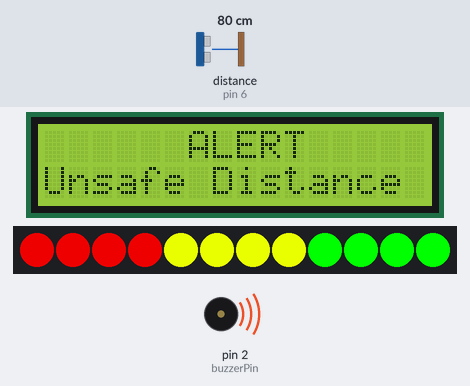
The sketch below on a simulated Arduino Uno, built with avr-gcc and run on an emulated ATmega328P. Shown: 16×2 character LCD, 12 RGB LEDs in strip order, left to right, buzzer (waves = sounding, pin HIGH). Wiring (inferred from the names in the program): ultrasonic range finder: trigger pin 5; echo pin 6. Inputs (shaded band) come from the test bench; at power-on: distance to the obstacle (sensor on pin 6) 80 cm. The echo pulse lasts 58.3 µs per cm; the strip is taken to match the declared colour order; pins used as bus, display or sensor lines are not drawn; what the sketch prints to the serial monitor is not drawn.

Above: at 2.2 s.
2.3 s: distance to the obstacle (sensor on pin 6) set to 120 cm
At 2.9 s:
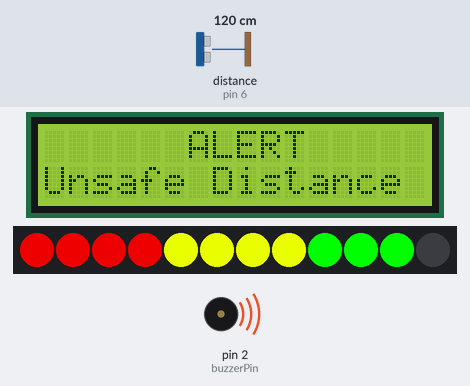
3.8 s: distance to the obstacle (sensor on pin 6) set to 169 cm
At 4.5 s:
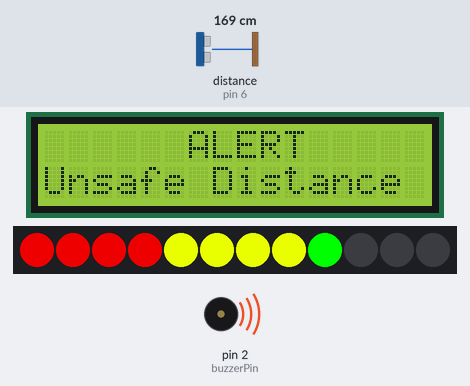
5.3 s: distance to the obstacle (sensor on pin 6) set to 177 cm
At 6.0 s:
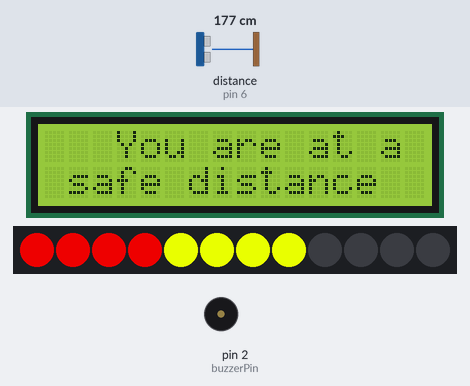
6.8 s: distance to the obstacle (sensor on pin 6) set to 299 cm
At 7.3 s:
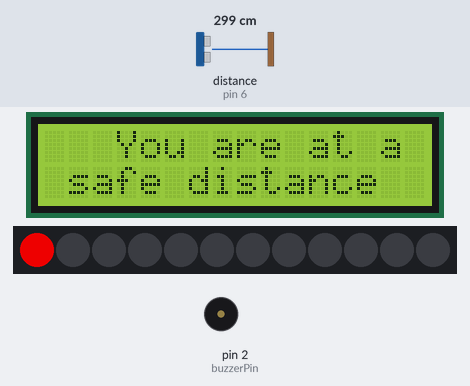
Timing chart, 0 to 9.3 s (numbered marks = the images above; inputs shaded):
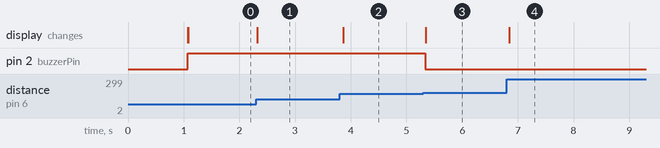

Measured:
- the behaviour switches between 172 and 173 cm on distance to the obstacle (sensor on pin 6) (found by bisection; images 2 and 3)
- after the input at 5.3 s, pin 2 (buzzerPin): HIGH → LOW at once; the display: changes at once (image 3)

The sketch:

disthelm1_src.ino
```cpp
//DistHelm C/C++ Program
#include <Adafruit_NeoPixel.h>    //header file for the Neo pixel ring
#include <LiquidCrystal.h>        //header file for the LCD display

LiquidCrystal lcd (13,12,11,10,9,8);  //initialize the library with the numbers of the interface pins
int ledPin=3;  //pin where the neo strip is connected to the Arduino
int ledNo=12;  //number of LEDs in the NeoPixel ring

Adafruit_NeoPixel strip= Adafruit_NeoPixel(ledNo,ledPin,NEO_RGB+NEO_KHZ800);

int buzzerPin=2; //pin where the buzzer is connected to the Arduino
int echoPin=6; //pin where the echo is connected to the Arduino
int trigPin=5; //pin where the trigger is connected to the Arduino
int minDistance=100; //it is in cm
int maxDistance=300; //it is in cm

void setup()
{
  Serial.begin(9600);

  pinMode(buzzerPin, OUTPUT);
  pinMode(trigPin, OUTPUT);
  pinMode(echoPin, INPUT);

  lcd.begin(16,2);
  lcd.setCursor(4,0);
  lcd.print("COVID-19");  //this would be printed when device is on
  lcd.setCursor(0,1);
  lcd.print("    DistHelm");
  delay(1000);
  lcd.clear();

  strip.begin();
  for(int i=0;i<ledNo;i++)
  {
   strip.setPixelColor(i,strip.Color(0,0,0)); //default color of LEDs is black
  }
  strip.show();
}

void loop()
{
  int distance=calcDistance();
  Serial.print("Distance is: ");
  Serial.print(distance);
  Serial.println("cm");
  int ledsToGlow = map(distance, minDistance, maxDistance, ledNo, 1);
  Serial.print(ledsToGlow);
  Serial.println(" LED(s) are glowing");

  if(ledsToGlow==9 || ledsToGlow == 10 || ledsToGlow == 11 || ledsToGlow == 12)
  {
    digitalWrite(buzzerPin, HIGH); //buzzer turns on
    Serial.println("Keep Distance");
      lcd.clear();
      lcd.setCursor(6,0);
      lcd.print("ALERT");
      lcd.setCursor(0,1);
      lcd.print("Unsafe Distance");
  }
  else
  {
    digitalWrite(buzzerPin, LOW);    //buzzer turns off
    Serial.println("Safe Distance");
      lcd.clear();
      lcd.setCursor(3,0);      //theses will be printed when red leds are off
      lcd.print("You are at a");
      lcd.setCursor(1,1);
      lcd.print("safe distance");
  }

  for(int i=0;i<ledsToGlow;i++)
  {
    if(i<4)
    {
      strip.setPixelColor(i,strip.Color(200,0,0));//green,red,blue
    }
    else if(i>=4 && i<8)
    {
      strip.setPixelColor(i,strip.Color(233,255,0));//green,red,blue
    }
    else if(i>=8 && i<12)
    {
      strip.setPixelColor(i,strip.Color(0,255,0));//green,red,blue
    }
  }

  for(int i=ledsToGlow;i<ledNo;i++)
  {
    strip.setPixelColor(i,strip.Color(0,0,0));
  }
  strip.show();
  delay(50);
}

int calcDistance()
{
  float distance,duration;
  digitalWrite(trigPin,LOW);
  delayMicroseconds(2);
  digitalWrite(trigPin,HIGH);
  delayMicroseconds(10);
  digitalWrite(trigPin,LOW);
  duration=pulseIn(echoPin,HIGH);
  distance=duration/29/2;
  if(distance>=maxDistance)
  {
    distance=maxDistance;
  }
  if(distance<=minDistance)
  {
    distance=minDistance;
  }
  return distance;
}
```
